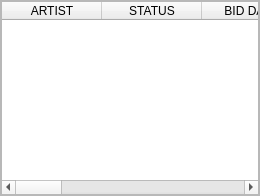
                                    <widget class="QWidget" name="team">
                                     <attribute name="title">
                                      <string>ASSIGNEES</string>
                                     </attribute>
                                     <layout class="QGridLayout" name="gridLayout_40">
                                      <property name="leftMargin">
                                       <number>0</number>
                                      </property>
                                      <property name="topMargin">
                                       <number>0</number>
                                      </property>
                                      <property name="rightMargin">
                                       <number>0</number>
                                      </property>
                                      <property name="bottomMargin">
                                       <number>0</number>
                                      </property>
                                      <property name="spacing">
                                       <number>0</number>
                                      </property>
                                      <item row="0" column="0">
                                       <widget class="QFrame" name="frame_15">
                                        <property name="frameShape">
                                         <enum>QFrame::StyledPanel</enum>
                                        </property>
                                        <property name="frameShadow">
                                         <enum>QFrame::Raised</enum>
                                        </property>
                                        <layout class="QGridLayout" name="gridLayout_39">
                                         <property name="leftMargin">
                                          <number>0</number>
                                         </property>
                                         <property name="topMargin">
                                          <number>0</number>
                                         </property>
                                         <property name="rightMargin">
                                          <number>0</number>
                                         </property>
                                         <property name="bottomMargin">
                                          <number>0</number>
                                         </property>
                                         <property name="spacing">
                                          <number>0</number>
                                         </property>
                                         <item row="0" column="0">
                                          <widget class="QFrame" name="frame_16">
                                           <property name="frameShape">
                                            <enum>QFrame::StyledPanel</enum>
                                           </property>
                                           <property name="frameShadow">
                                            <enum>QFrame::Raised</enum>
                                           </property>
                                           <layout class="QGridLayout" name="gridLayout_38">
                                            <property name="leftMargin">
                                             <number>0</number>
                                            </property>
                                            <property name="topMargin">
                                             <number>0</number>
                                            </property>
                                            <property name="rightMargin">
                                             <number>0</number>
                                            </property>
                                            <property name="bottomMargin">
                                             <number>0</number>
                                            </property>
                                            <property name="spacing">
                                             <number>0</number>
                                            </property>
                                            <item row="0" column="0">
                                             <widget class="QTableWidget" name="team_tableWid">
                                              <property name="focusPolicy">
                                               <enum>Qt::NoFocus</enum>
                                              </property>
                                              <property name="frameShape">
                                               <enum>QFrame::NoFrame</enum>
                                              </property>
                                              <property name="frameShadow">
                                               <enum>QFrame::Raised</enum>
                                              </property>
                                              <property name="editTriggers">
                                               <set>QAbstractItemView::DoubleClicked</set>
                                              </property>
                                              <property name="alternatingRowColors">
                                               <bool>true</bool>
                                              </property>
                                              <property name="showGrid">
                                               <bool>false</bool>
                                              </property>
                                              <attribute name="verticalHeaderVisible">
                                               <bool>false</bool>
                                              </attribute>
                                              <column>
                                               <property name="text">
                                                <string>ARTIST</string>
                                               </property>
                                              </column>
                                              <column>
                                               <property name="text">
                                                <string>STATUS</string>
                                               </property>
                                              </column>
                                              <column>
                                               <property name="text">
                                                <string>BID DAYS</string>
                                               </property>
                                              </column>
                                              <column>
                                               <property name="text">
                                                <string>PROGRESS</string>
                                               </property>
                                              </column>
                                              <column>
                                               <property name="text">
                                                <string>COMPILER</string>
                                               </property>
                                              </column>
                                              <column>
                                               <property name="text">
                                                <string>ASSIGNED DATE</string>
                                               </property>
                                              </column>
                                              <column>
                                               <property name="text">
                                                <string>ETA</string>
                                               </property>
                                              </column>
                                              <column>
                                               <property name="text">
                                                <string>START DATE</string>
                                               </property>
                                              </column>
                                              <column>
                                               <property name="text">
                                                <string>COMPLETED DATE</string>
                                               </property>
                                              </column>
                                              <column>
                                               <property name="text">
                                                <string>ACTIONS</string>
                                               </property>
                                              </column>
                                             </widget>
                                            </item>
                                           </layout>
                                          </widget>
                                         </item>
                                        </layout>
                                       </widget>
                                      </item>
                                     </layout>
                                    </widget>
